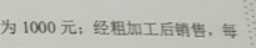
#> input picture files/src/A81.png, 256 x 48 px, given as the content of the folder ../../data/dataset/train, which was not available
$ python analysis_dataset.py   (Python 2 division)
#> lines starting #> are read from the running program, lines starting #| are printed output that depends on the picture; pictures that were not available may be replaced by others from this repository, and a replacement may not be noted
### code/ocr/tools/plot.py
# coding=utf8
import matplotlib.pyplot as plt
import numpy as np

# [13 lines left out: function plot_multi_graph, not called in this run]

def plot_multi_line(x_list, y_list, name_list, save_path=None, show=False):
    graph_place = int(np.sqrt(len(name_list) - 1)) + 1
    for i, (x, y, name) in enumerate(zip(x_list, y_list, name_list)):
        ax1 = plt.subplot(graph_place,graph_place,i+1)
        ax1.set_title(name)
        plt.plot(x,y)
        # plt.imshow(image,cmap='gray')
    if save_path:
        plt.savefig(save_path)
    if show:
        plt.show()

### code/preprocessing/analysis_dataset.py
# coding=utf8
#########################################################################
# File Name: analysis_dataset.py
# Author: ccyin
# mail: ccyin04@gmail.com
# Created Time: Fri 18 May 2018 04:19:58 PM CST
#########################################################################
'''
此文件用于分析原有数据集信息
    stati_image_size: 统计图片大小信息
    stati_label_length: 统计文字长度信息
'''

import os
import json
from PIL import Image
import numpy as np
from tqdm import tqdm
import sys
sys.path.append('../ocr')
from tools import plot

def stati_image_size(image_dir, save_dir, big_w_dir):
#> called with image_dir = '../../data/dataset/train', save_dir = '../../files/', big_w_dir = '../../data/big_w_dir'
    if not os.path.exists(big_w_dir):
        os.mkdir(big_w_dir)
    if not os.path.exists(save_dir):
        os.mkdir(save_dir)
    h_count_dict, w_count_dict, r_count_dict = { }, { }, { }
    image_hw_ratio_dict = { }
    for image in os.listdir(image_dir):
        h,w = Image.open(os.path.join(image_dir, image)).size
        if w > 80:
            cmd = 'cp ../../data/dataset/train/{:s} {:s}'.format(image, big_w_dir)
            # os.system(cmd)

        r = int(h / 8. / w)
#> r = 0
        h = h / 10
#> h = 25
        w = w / 10
#> w = 4
        r_count_dict[r] = r_count_dict.get(r, 0) + 1
        h_count_dict[h] = h_count_dict.get(h, 0) + 1
        w_count_dict[w] = w_count_dict.get(w, 0) + 1
        image_hw_ratio_dict[image] = r

    with open(os.path.join(save_dir, 'image_hw_ratio_dict.json'), 'w') as f:
        f.write(json.dumps(image_hw_ratio_dict, indent=4))

    x = range(max(h_count_dict.keys())+1)
#> x = 26 values from 0 to 25
    y = [0 for _ in x]
#> y = 26 values from 0 to 0
    for h in sorted(h_count_dict.keys()):
        print '图片长度:{:d}~{:d}，有{:d}张图'.format(10*h, 10*h+10, h_count_dict[h])
        y[h] = h_count_dict[h]
#> this loop made 1 pass
#> h on pass 1: 25
#| 图片长度:250~260，有1张图
#> after the loop, y = 26 values from 0 to 1
    plot.plot_multi_line([x], [y], ['Length'], save_path='../../data/length.png', show=True)
#> in plot_multi_line, `plt.savefig(save_path)`:
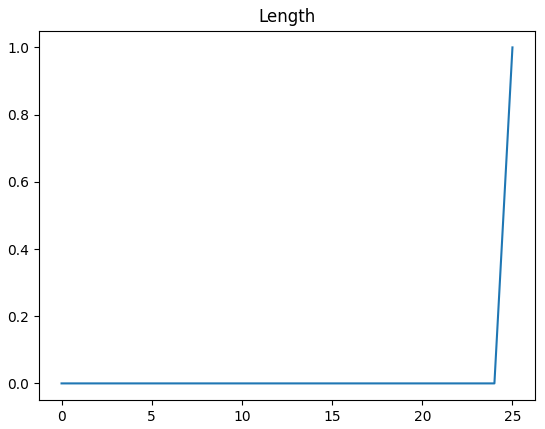
#> figure drawn by matplotlib, 1 panel; curve peaks at x = 25, y = 1

    x = range(max(w_count_dict.keys())+1)
#> x = [0, 1, 2, 3, 4]
    y = [0 for _ in x]
#> y = [0, 0, 0, 0, 0]
    for w in sorted(w_count_dict.keys()):
        print '图片宽度:{:d}~{:d}，有{:d}张图'.format(10*w, 10*w+10, w_count_dict[w])
        y[w] = w_count_dict[w]
#> this loop made 1 pass
#> w on pass 1: 4
#| 图片宽度:40~50，有1张图
#> after the loop, y = [0, 0, 0, 0, 1]
    plot.plot_multi_line([x], [y], ['Width'], save_path='../../data/width.png', show=True)
#> call 2 of plot_multi_line, with save_path = '../../data/width.png', show = True
#> in plot_multi_line (call 2), `plt.savefig(save_path)`:
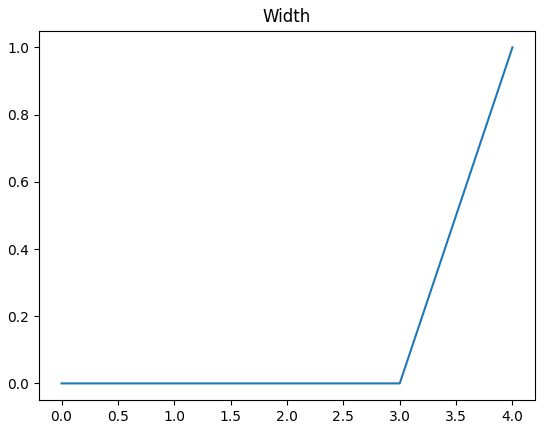
#> figure drawn by matplotlib, 1 panel

    x = range(max(r_count_dict.keys())+1)
    y = [0 for _ in x]
    for r in sorted(r_count_dict.keys()):
        print '图片比例:{:d}~{:d}，有{:d}张图'.format(8*r, 8*r+8, r_count_dict[r])
        y[r] = r_count_dict[r]
#> this loop made 1 pass
#| 图片比例:0~8，有1张图
#> after the loop, y = [1]
    x = [8*(_+1) for _ in x]
    plot.plot_multi_line([x], [y], ['L/W'], save_path='../../data/ratio.png', show=True)
#> call 3 of plot_multi_line, with save_path = '../../data/ratio.png', show = True
#> in plot_multi_line (call 3), `plt.savefig(save_path)`:
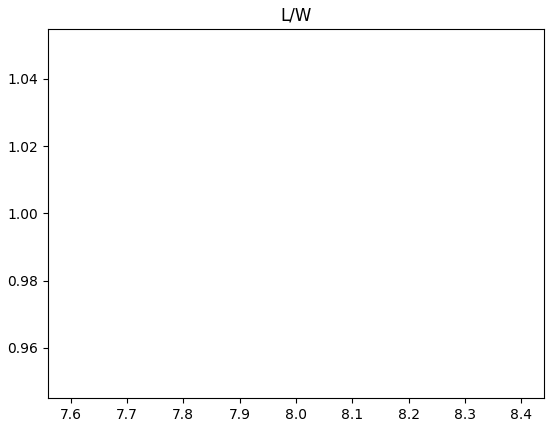
#> figure drawn by matplotlib, 1 panel

    print '\n最多的长\n', sorted(h_count_dict.keys(), key=lambda h:h_count_dict[h])[-1] * 10
#| 最多的长
#|  250
    print '\n最多的宽\n', sorted(w_count_dict.keys(), key=lambda w:w_count_dict[w])[-1] * 10
#| 最多的宽
#|  40

    print '建议使用 64 * 512 的输入'
    print '    部分使用 64 * 1024 的输入'
    print '    剩下的忽略'
    print '建议使用FCN来做，全局取最大值得到最终结果'

def stati_label_length(label_json, long_text_dir):
    if not os.path.exists(long_text_dir):
        os.mkdir(long_text_dir)
#> (the run stopped early here; a loop or call above may not have finished)
